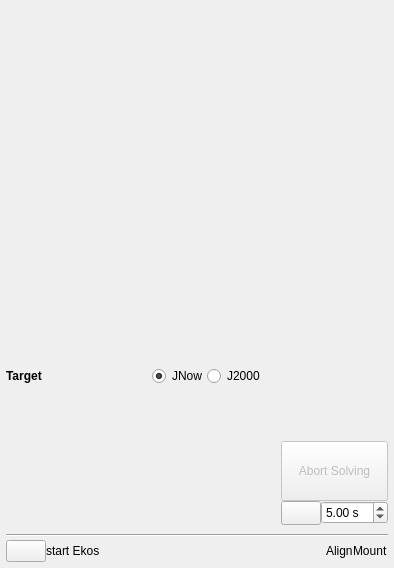
<?xml version="1.0" encoding="UTF-8"?>
<ui version="4.0">
 <class>PushToAssistant</class>
 <widget class="QDialog" name="PushToAssistant">
  <property name="geometry">
   <rect>
    <x>0</x>
    <y>0</y>
    <width>394</width>
    <height>568</height>
   </rect>
  </property>
  <property name="windowTitle">
   <string>Push-To Assistant</string>
  </property>
  <layout class="QGridLayout" name="gridLayout" rowstretch="1,0,0,0,0,0" columnstretch="1,0,1,0,0,0">
   <property name="leftMargin">
    <number>6</number>
   </property>
   <property name="topMargin">
    <number>6</number>
   </property>
   <property name="rightMargin">
    <number>6</number>
   </property>
   <property name="bottomMargin">
    <number>6</number>
   </property>
   <property name="verticalSpacing">
    <number>3</number>
   </property>
   <item row="0" column="0" colspan="6">
    <widget class="AlignmentPlot" name="targetPlot" native="true">
     <property name="sizePolicy">
      <sizepolicy hsizetype="Preferred" vsizetype="Preferred">
       <horstretch>1</horstretch>
       <verstretch>1</verstretch>
      </sizepolicy>
     </property>
     <property name="minimumSize">
      <size>
       <width>180</width>
       <height>180</height>
      </size>
     </property>
     <property name="toolTip">
      <string>&lt;html&gt;&lt;head/&gt;&lt;body&gt;&lt;p&gt;&lt;span style=&quot; font-weight:600;&quot;&gt;Description&lt;/span&gt;&lt;/p&gt;&lt;p&gt;This assistant gives users of manual mounts (dobsons etc.) support finding their targets using a finder scope equipped with a camera.&lt;/p&gt;&lt;p&gt;&lt;span style=&quot; font-weight:600;&quot;&gt;Preparation&lt;/span&gt;&lt;/p&gt;&lt;p&gt;Open EKOS, create a profile with the camera of your choice, the Telescope Simulator as mount and add your finder scope as new telescope.&lt;/p&gt;&lt;p&gt;&lt;span style=&quot; font-weight:600;&quot;&gt;Usage&lt;/span&gt;&lt;/p&gt;&lt;ul style=&quot;margin-top: 0px; margin-bottom: 0px; margin-left: 0px; margin-right: 0px; -qt-list-indent: 1;&quot;&gt;&lt;li style=&quot; margin-top:0px; margin-bottom:0px; margin-left:0px; margin-right:0px; -qt-block-indent:0; text-indent:0px;&quot;&gt;Start EKOS&lt;/li&gt;&lt;li style=&quot; margin-top:0px; margin-bottom:0px; margin-left:0px; margin-right:0px; -qt-block-indent:0; text-indent:0px;&quot;&gt;Position your mount as close as possible to your target&lt;/li&gt;&lt;li style=&quot; margin-top:0px; margin-bottom:0px; margin-left:0px; margin-right:0px; -qt-block-indent:0; text-indent:0px;&quot;&gt;Select your target in the target finder and press the &amp;quot;Select target&amp;quot; button&lt;/li&gt;&lt;li style=&quot; margin-top:0px; margin-bottom:0px; margin-left:0px; margin-right:0px; -qt-block-indent:0; text-indent:0px;&quot;&gt;Press the &amp;quot;Solve position&amp;quot; button. This captures a frame through your finder scope and solves the image against the star catalogs of KStars.&lt;/li&gt;&lt;li style=&quot; margin-top:0px; margin-bottom:0px; margin-left:0px; margin-right:0px; -qt-block-indent:0; text-indent:0px;&quot;&gt;As soon as plate solving succeeds, the distance to the target is displayed. Arrows show the directions how to correct your mount position.&lt;/li&gt;&lt;li style=&quot; margin-top:0px; margin-bottom:0px; margin-left:0px; margin-right:0px; -qt-block-indent:0; text-indent:0px;&quot;&gt;Move your mount in the indicated position and repeat solving.&lt;/li&gt;&lt;/ul&gt;&lt;p&gt;&lt;span style=&quot; font-weight:600;&quot;&gt;Hints&lt;/span&gt;&lt;/p&gt;&lt;ul style=&quot;margin-top: 0px; margin-bottom: 0px; margin-left: 0px; margin-right: 0px; -qt-list-indent: 1;&quot;&gt;&lt;li style=&quot; margin-top:12px; margin-bottom:0px; margin-left:0px; margin-right:0px; -qt-block-indent:0; text-indent:0px;&quot;&gt;If you press the &amp;quot;Repeat&amp;quot; button, capturing and plate solving will be repeated after the configured delay.&lt;/li&gt;&lt;li style=&quot; margin-top:0px; margin-bottom:12px; margin-left:0px; margin-right:0px; -qt-block-indent:0; text-indent:0px;&quot;&gt;If plate solving fails, check if the focal length of your finder scope is correctly configured and your telescope is roughly pointing to the target that you have selected.&lt;/li&gt;&lt;/ul&gt;&lt;/body&gt;&lt;/html&gt;</string>
     </property>
    </widget>
   </item>
   <item row="3" column="5">
    <layout class="QGridLayout" name="gridLayout_2">
     <property name="leftMargin">
      <number>10</number>
     </property>
     <property name="bottomMargin">
      <number>6</number>
     </property>
     <item row="1" column="0">
      <widget class="QPushButton" name="toggleSolvingB">
       <property name="enabled">
        <bool>false</bool>
       </property>
       <property name="minimumSize">
        <size>
         <width>80</width>
         <height>60</height>
        </size>
       </property>
       <property name="text">
        <string>Abort Solving</string>
       </property>
      </widget>
     </item>
     <item row="3" column="0">
      <layout class="QHBoxLayout" name="horizontalLayout">
       <property name="bottomMargin">
        <number>0</number>
       </property>
       <item>
        <widget class="QPushButton" name="loopSolvingB">
         <property name="sizePolicy">
          <sizepolicy hsizetype="Fixed" vsizetype="Fixed">
           <horstretch>0</horstretch>
           <verstretch>0</verstretch>
          </sizepolicy>
         </property>
         <property name="minimumSize">
          <size>
           <width>0</width>
           <height>24</height>
          </size>
         </property>
         <property name="toolTip">
          <string>Repeat solving</string>
         </property>
         <property name="text">
          <string/>
         </property>
         <property name="icon">
          <iconset theme="media-playlist-repeat">
           <normaloff>.</normaloff>.</iconset>
         </property>
         <property name="iconSize">
          <size>
           <width>24</width>
           <height>24</height>
          </size>
         </property>
         <property name="checkable">
          <bool>true</bool>
         </property>
        </widget>
       </item>
       <item>
        <widget class="QDoubleSpinBox" name="refreshIntervalSB">
         <property name="toolTip">
          <string>Interval after which solving is repeated</string>
         </property>
         <property name="specialValueText">
          <string/>
         </property>
         <property name="suffix">
          <string> s</string>
         </property>
         <property name="minimum">
          <double>0.100000000000000</double>
         </property>
         <property name="value">
          <double>5.000000000000000</double>
         </property>
        </widget>
       </item>
      </layout>
     </item>
     <item row="0" column="0">
      <spacer name="verticalSpacer_2">
       <property name="orientation">
        <enum>Qt::Vertical</enum>
       </property>
       <property name="sizeHint" stdset="0">
        <size>
         <width>20</width>
         <height>40</height>
        </size>
       </property>
      </spacer>
     </item>
    </layout>
   </item>
   <item row="5" column="0" colspan="6">
    <layout class="QHBoxLayout" name="statusLayout">
     <item>
      <widget class="QPushButton" name="processEkosB">
       <property name="sizePolicy">
        <sizepolicy hsizetype="Fixed" vsizetype="Fixed">
         <horstretch>0</horstretch>
         <verstretch>0</verstretch>
        </sizepolicy>
       </property>
       <property name="text">
        <string/>
       </property>
       <property name="icon">
        <iconset theme="media-playback-start">
         <normaloff>.</normaloff>.</iconset>
       </property>
       <property name="iconSize">
        <size>
         <width>12</width>
         <height>12</height>
        </size>
       </property>
      </widget>
     </item>
     <item>
      <widget class="QLabel" name="processEkosLabel">
       <property name="text">
        <string>start Ekos</string>
       </property>
      </widget>
     </item>
     <item>
      <spacer name="horizontalSpacer">
       <property name="orientation">
        <enum>Qt::Horizontal</enum>
       </property>
       <property name="sizeHint" stdset="0">
        <size>
         <width>40</width>
         <height>20</height>
        </size>
       </property>
      </spacer>
     </item>
     <item>
      <widget class="QLabel" name="alignStatusLabel">
       <property name="text">
        <string>Align</string>
       </property>
      </widget>
     </item>
     <item>
      <widget class="QLabel" name="mountStatusLabel">
       <property name="text">
        <string>Mount</string>
       </property>
      </widget>
     </item>
    </layout>
   </item>
   <item row="4" column="0" colspan="6">
    <widget class="Line" name="separator">
     <property name="orientation">
      <enum>Qt::Horizontal</enum>
     </property>
    </widget>
   </item>
   <item row="3" column="0" colspan="5">
    <widget class="Ekos::MountTargetWidget" name="mountTarget" native="true">
     <property name="minimumSize">
      <size>
       <width>0</width>
       <height>140</height>
      </size>
     </property>
    </widget>
   </item>
   <item row="1" column="0">
    <spacer name="verticalSpacer">
     <property name="orientation">
      <enum>Qt::Vertical</enum>
     </property>
     <property name="sizeHint" stdset="0">
      <size>
       <width>20</width>
       <height>40</height>
      </size>
     </property>
    </spacer>
   </item>
   <item row="2" column="0">
    <widget class="QLabel" name="targetLabel">
     <property name="font">
      <font>
       <weight>75</weight>
       <bold>true</bold>
      </font>
     </property>
     <property name="text">
      <string>Target</string>
     </property>
    </widget>
   </item>
   <item row="2" column="5">
    <widget class="Ekos::LedStatusWidget" name="statusLED" native="true">
     <property name="minimumSize">
      <size>
       <width>0</width>
       <height>24</height>
      </size>
     </property>
    </widget>
   </item>
   <item row="2" column="1" colspan="4">
    <layout class="QHBoxLayout" name="horizontalLayout_2">
     <item>
      <spacer name="horizontalSpacer_2">
       <property name="orientation">
        <enum>Qt::Horizontal</enum>
       </property>
       <property name="sizeHint" stdset="0">
        <size>
         <width>40</width>
         <height>20</height>
        </size>
       </property>
      </spacer>
     </item>
     <item>
      <widget class="QRadioButton" name="jNowCheck">
       <property name="text">
        <string>JNow</string>
       </property>
       <property name="checked">
        <bool>true</bool>
       </property>
       <attribute name="buttonGroup">
        <string notr="true">epochGroup</string>
       </attribute>
      </widget>
     </item>
     <item>
      <widget class="QRadioButton" name="j2000Check">
       <property name="text">
        <string>J2000</string>
       </property>
       <attribute name="buttonGroup">
        <string notr="true">epochGroup</string>
       </attribute>
      </widget>
     </item>
    </layout>
   </item>
  </layout>
 </widget>
 <customwidgets>
  <customwidget>
   <class>Ekos::MountTargetWidget</class>
   <extends>QWidget</extends>
   <header>ekos/mount/mounttargetwidget.h</header>
   <container>1</container>
  </customwidget>
  <customwidget>
   <class>AlignmentPlot</class>
   <extends>QWidget</extends>
   <header>ekos/align/alignmentplot.h</header>
   <container>1</container>
  </customwidget>
  <customwidget>
   <class>Ekos::LedStatusWidget</class>
   <extends>QWidget</extends>
   <header>ekos/auxiliary/ledstatuswidget.h</header>
  </customwidget>
 </customwidgets>
 <resources/>
 <connections/>
 <buttongroups>
  <buttongroup name="epochGroup"/>
 </buttongroups>
</ui>
